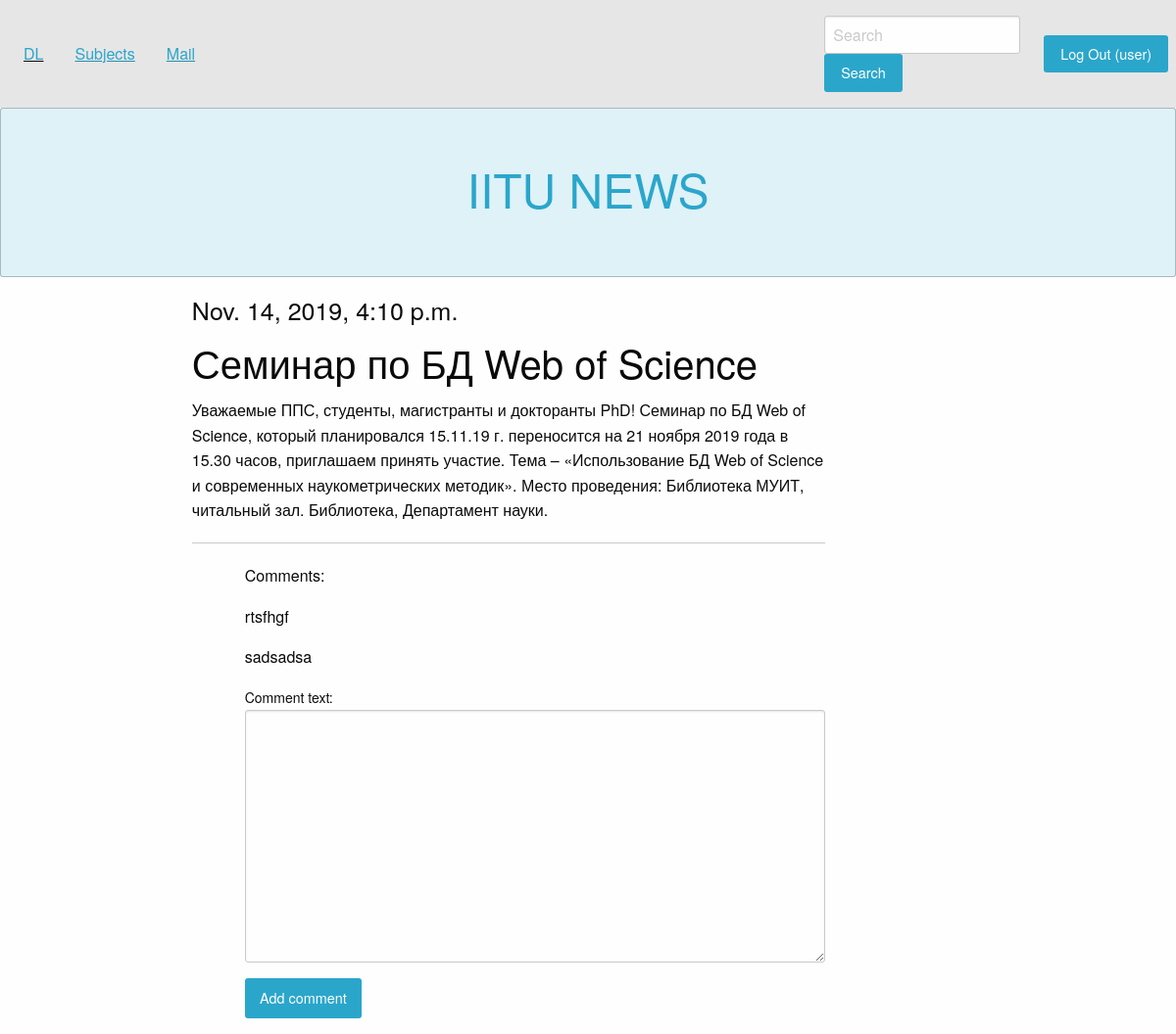
Page /basicview/articles/get/10/ (signed in) on the earlier database version.
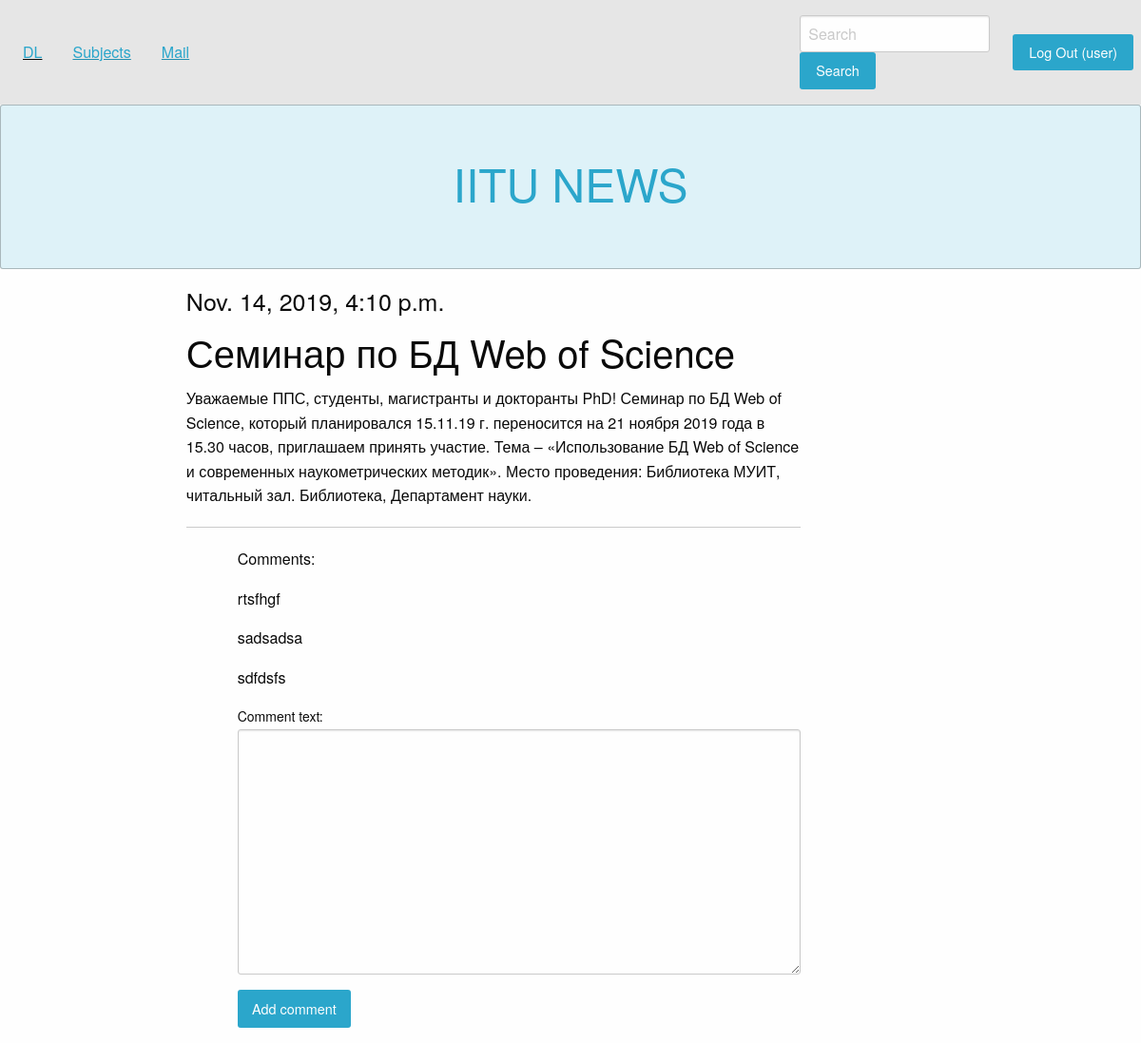
Same page on the later database version.
### article/models.py (models this page shows)
class Commands(models.Model):
    class Meta:
        db_table = 'comments'
    comment_text = models.TextField()
    comments_article = models.ForeignKey(Article, on_delete=models.CASCADE)

### article/views.py (the view)
# urls.py: path('articles/get/<int:article_id>/', article.views.article),
def article(request, article_id=1):
    command_form = CommandForm
    args = {}
    args.update(csrf(request))  # Type of hackers attack
    args['article'] = Article.objects.get(id=article_id)
    args['comments'] = Commands.objects.filter(comments_article_id=article_id)
    args['form'] = command_form
    args['username'] = auth.get_user(request).username
    return render_to_response('article.html', args)

### article/templates/article.html (shortened to what this page needs)
{% extends 'main.html' %}
{% block article %}
<h4>{{ article.article_date }}</h4>
<h2>{{ article.article_title }}</h2>
<p>{{ article.article_text }}</p>
<hr>
    <div class="large-offset-1 large-8 columns">
<p>Comments:</p>
{% for comment in comments %}
    <p>{{ comment.comment_text }}</p>
{% endfor %}
        {% if username %}
        <form action="/articles/addcomment/{{ article.id }}/" method="post">
            {{ form }}
            <input type="submit" class="button" value="Add comment">
        </form>
    {% endif %}
    </div>
{% endblock %}

Differences in the rows shown:
added Commands: comment_text "sdfdsfs"
